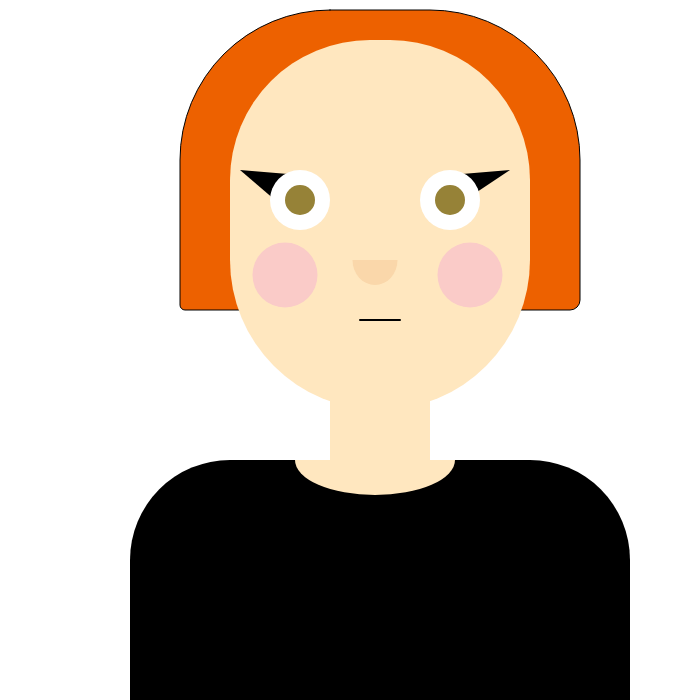
Frame 1 (no input)
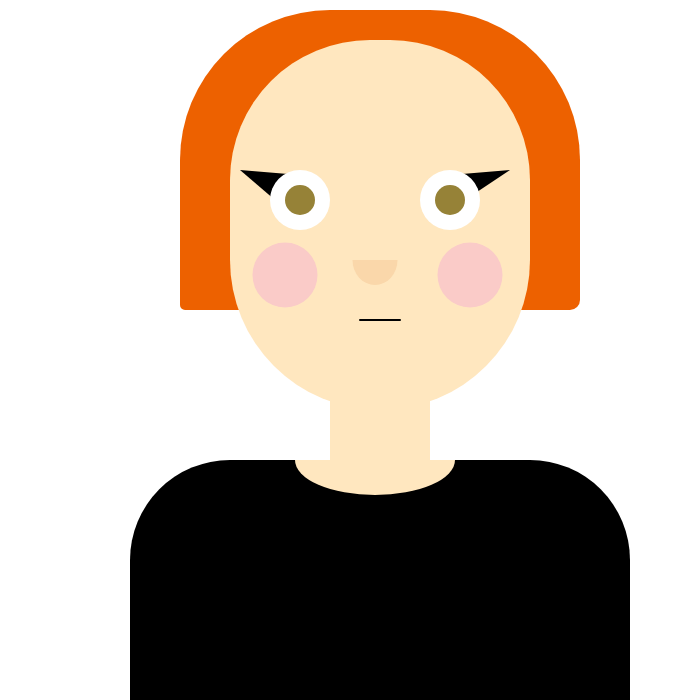
Frame 60 (no input)
Frame 120 (the mouse pressed at the canvas centre since frame 60): identical to frame 60, image omitted

The p5.js sketch that drew these frames (run headless with seeded random() and noise() and a simulated clock; from frame 60 on, the mouse is pressed at the canvas centre):

// p5.js sketch
// ── sketch.js

function setup() {
  createCanvas(700, 700);
}

function draw() {
  
  background(255);
   fill(237, 97, 0)
  rect(180, 10, 400, 300, 150, 150, 10, 5)

  
 //pelo

  
  
  //cara
  fill(255, 231, 191)
  strokeWeight(0)
  rect(230, 40, 300, 370, 140, 140, 350, 350);
  
  
  //cuello
  fill(255, 231, 191)
 rect(330, 370, 100, 100);
  
  
  //polera
  
  fill(0)
  rect(130, 460, 500, 300, 100, 100, 0, 0);
   
   fill(255, 231, 191)
  strokeWeight(0)
  arc(375, 460, 160, 70, 0, PI , OPEN);


  
  
  //delineado ojos 1
  
  fill(0)
  strokeWeight(0)
  triangle(275, 200, 240, 170, 300, 175);
  
//ojo 1
  ellipseMode(RADIUS);
fill(255);
  strokeWeight(0)
ellipse(300, 200, 30, 30); // Outer white ellipse
ellipseMode(CENTER);
fill(150,130,55);
ellipse(300, 200, 30, 30); // Inner gray ellipse
  
  //delineado ojos 2
   fill(0)
  triangle(465, 200, 510, 170, 450, 175);
  
  //ojo 2
    ellipseMode(RADIUS);
fill(255);
  strokeWeight(0)
ellipse(450, 200, 30, 30); // Outer white ellipse
ellipseMode(CENTER);
fill(150,130,55);
ellipse(450, 200, 30, 30); // Inner gray ellipse
  
  //nariz
  fill(250,215,170)
  strokeWeight(0)
  arc(375, 260, 45, 50, 0, PI , OPEN);

  //boca
  strokeWeight(2)
stroke( 0);

  line(360, 320, 400, 320)
  
  //mejillas
  fill(250,203,200)
  strokeWeight(0)
  ellipse(285, 275, 65, 65)
  
  fill(250,203,200)
  strokeWeight(0)
  ellipse(470, 275, 65, 65)
  
  
}
